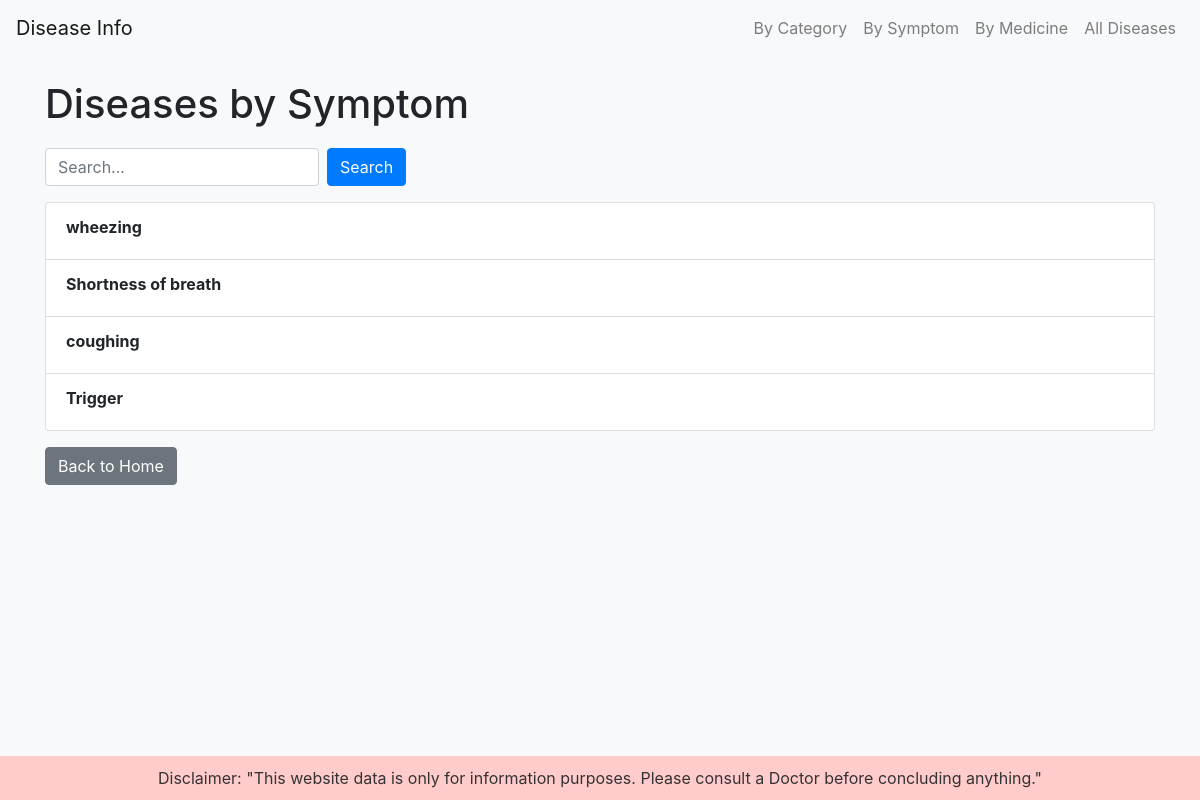
/by_symptom/, run on the app's committed database.
### diseases/models.py (models this page shows, shortened)
class Symptom(models.Model):
    name = models.CharField(max_length=100)

### diseases/views.py (the view)
# urls.py: path('by_symptom/', views.by_symptom, name='by_symptom'),
def by_symptom(request):
    query = request.GET.get('search')
    if query:
        symptoms = Symptom.objects.filter(Q(name__icontains=query) | Q(disease__name__icontains=query)).distinct()
    else:
        symptoms = Symptom.objects.all()
    return render(request, 'by_symptom.html', {'symptoms': symptoms})

### diseases/templates/by_symptom.html (shortened to what this page needs)
<!DOCTYPE html>
<html>
<head>
    <link rel="stylesheet" href="https://stackpath.bootstrapcdn.com/bootstrap/4.5.2/css/bootstrap.min.css">
    {% load static %}
    <link rel="stylesheet" href="{% static 'diseases/by_symptom.css' %}">
</head>
<body>
    <nav class="navbar navbar-expand-lg navbar-light bg-light">
        <a class="navbar-brand" href="{% url 'home' %}">Disease Info</a>
        <div class="collapse navbar-collapse">
            <ul class="navbar-nav ml-auto">
                <li class="nav-item">
                    <a class="nav-link" href="{% url 'by_category' %}">By Category</a>
                </li>
                <li class="nav-item">
                    <a class="nav-link" href="{% url 'by_symptom' %}">By Symptom</a>
                </li>
                <li class="nav-item">
                    <a class="nav-link" href="{% url 'by_medicine' %}">By Medicine</a>
                </li>
                <li class="nav-item">
                    <a class="nav-link" href="{% url 'all_diseases' %}">All Diseases</a>
                </li>
            </ul>
        </div>
    </nav>
    <div class="container mt-4">
        <h1>Diseases by Symptom</h1>
        <form class="form-inline mb-3" method="GET" action="">
            <input class="form-control mr-2" type="text" name="search" placeholder="Search...">
            <button class="btn btn-primary" type="submit">Search</button>
        </form>
        <ul class="list-group">
            {% for symptom in symptoms %}
                <li class="list-group-item">
                    <strong>{{ symptom.name }}</strong>
                </li>
            {% endfor %}
        </ul>
        <a class="btn btn-secondary mt-3" href="{% url 'home' %}">Back to Home</a>
    </div>
    <footer class="footer bg-light mt-4 py-3">
        <div class="container text-center">
            <span class="text-muted">© 2024 Disease Info</span>
        </div>
    </footer>
    <div class="disclaimer">
        <marquee behavior="" direction=""><p>Disclaimer: "This website data is only for information purposes. Please consult a Doctor before concluding anything."</p></marquee>
    </div>
</body>
</html>

### diseases/static/diseases/by_symptom.css (style rules this page uses)
body { background-color: #f8f9fa; }
.navbar { margin-bottom: 20px; }
.container h1 { margin-bottom: 20px; }
.form-inline { margin-bottom: 20px; }
.footer { background-color: #343a40; color: white; padding: 10px 0; position: fixed; bottom: 0; width: 100%; text-align: center; }
.disclaimer { background-color: #ffcccb; color: #333; padding: 10px; position: fixed; bottom: 0; width: 100%; text-align: center; z-index: 1000; }
.disclaimer p { display: inline-block; white-space: nowrap; animation: scroll-left 10s linear infinite; margin: 0; }

### data on the page
Symptom: name "wheezing"
Symptom: name "Shortness of breath"
Symptom: name "coughing"
Symptom: name "Trigger"
